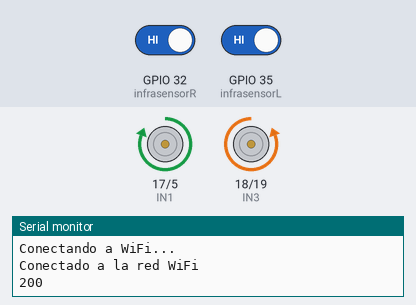
A program run on a simulated ESP32. Parts: motor-driver pin pairs drawn as motors (green arrow = first pin HIGH = forward, orange = second pin HIGH = backward, longer = more drive, scaled by the enable pin), the last lines printed to the serial monitor. The test bench sets the inputs (shaded band); at power-on: GPIO 32 (infrasensorR) HIGH, GPIO 35 (infrasensorL) HIGH. WiFi joins after 1.5 s; servers stay silent unless stated; uploads are accepted with an empty reply.

Above: at 3.2 s.
3.3 s: GPIO 32 (infrasensorR) driven LOW
At 5.2 s:
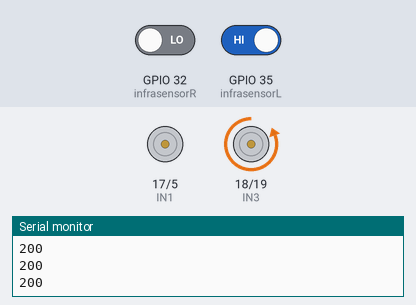
6.1 s: GPIO 35 (infrasensorL) driven LOW
At 8.2 s:
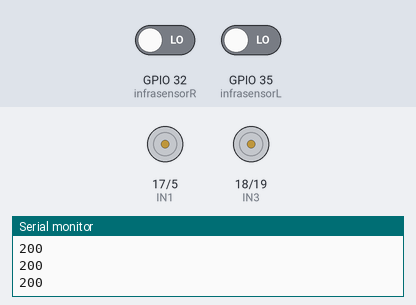
8.5 s: GPIO 32 (infrasensorR) driven HIGH
At 10.1 s:
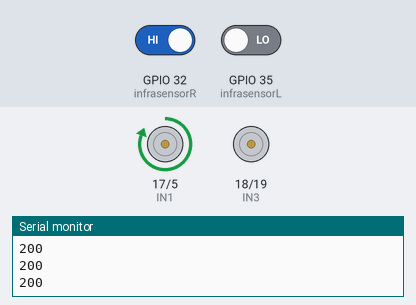
10.9 s: GPIO 35 (infrasensorL) driven HIGH
At 13.1 s:
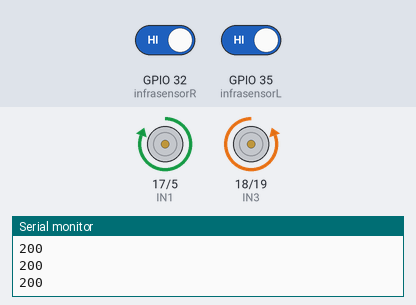
Timing chart, 0 to 14.3 s (numbered marks = the images above; inputs shaded):
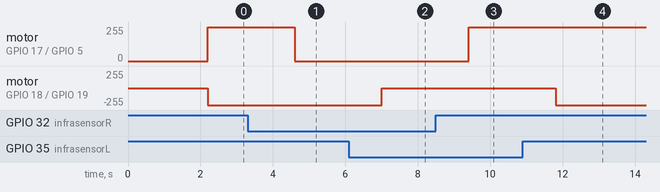

The program:

main.cpp
```cpp
#include <WiFi.h>
#include <HTTPClient.h>

const char* ssid = "INFINITUM57C7_2.4";
const char* password = "";

// Direccion del servidor PHP
const char* serverName = "http://127.0.0.1/ejemplo/insert_data.php";

#define ENA          16
#define IN1          17
#define IN2           5
#define IN3          18
#define IN4          19
#define ENB          21
#define infrasensorR 32
#define infrasensorL 35

int valSensorL;
int valSensorR;

#define delayts 1000

void forward() {
  digitalWrite(ENA, HIGH);
  digitalWrite(IN1, HIGH);
  digitalWrite(IN2, LOW);
  digitalWrite(ENB, HIGH);
  digitalWrite(IN3, LOW);
  digitalWrite(IN4, HIGH);
}

void left() {
  digitalWrite(ENA, HIGH);
  digitalWrite(IN1, HIGH);
  digitalWrite(IN2, LOW);
  digitalWrite(ENB, LOW);
}

void right() {
  digitalWrite(ENB, HIGH);
  digitalWrite(IN3, LOW);
  digitalWrite(IN4, HIGH);
  digitalWrite(ENA, LOW);
}

void stop() {
  digitalWrite(ENA, LOW);
  digitalWrite(ENB, LOW);
}

void setup() {
  Serial.begin(115200);
  WiFi.begin(ssid, password);

  while (WiFi.status() != WL_CONNECTED) {
    delay(1000);
    Serial.println("Conectando a WiFi...");
  }
  Serial.println("Conectado a la red WiFi");

  pinMode(ENA, OUTPUT);
  pinMode(IN1, OUTPUT);
  pinMode(IN2, OUTPUT);
  pinMode(ENB, OUTPUT);
  pinMode(IN3, OUTPUT);
  pinMode(IN4, OUTPUT);
  pinMode(infrasensorL, INPUT);
  pinMode(infrasensorR, INPUT);
}

void loop() {
  valSensorL = digitalRead(infrasensorL);
  valSensorR = digitalRead(infrasensorR);

  if (WiFi.status() == WL_CONNECTED) {
    HTTPClient http;
    String serverPath = serverName + String("?sensorL=") + String(valSensorL) + "&sensorR=" + String(valSensorR);
    http.begin(serverPath.c_str());
    int httpResponseCode = http.GET();

    if (httpResponseCode > 0) {
      String response = http.getString();
      Serial.println(httpResponseCode);
      Serial.println(response);
    } else {
      Serial.print("Error en la peticion: ");
      Serial.println(httpResponseCode);
    }
    http.end();
  } else {
    Serial.println("Desconectado de WiFi");
  }

  if (valSensorL == 0 && valSensorR == 0) {
    stop();
  } else if (valSensorL == 1 && valSensorR == 0) {
    right();
  } else if (valSensorL == 0 && valSensorR == 1) {
    left();
  } else if (valSensorL == 1 && valSensorR == 1) {
    forward();
  }
  delay(delayts);
}
```

Measured:
- after the input at 3.3 s, motor on GPIO 17 (IN1) / GPIO 5 (IN2): forward 255/255 → stopped after 1.3 s
- after the input at 6.1 s, motor on GPIO 18 (IN3) / GPIO 19 (IN4): backward 255/255 → stopped after 0.90 s
- after the input at 8.5 s, motor on GPIO 17 (IN1) / GPIO 5 (IN2): stopped → forward 255/255 after 0.90 s
- after the input at 10.9 s, motor on GPIO 18 (IN3) / GPIO 19 (IN4): stopped → backward 255/255 after 0.90 s
